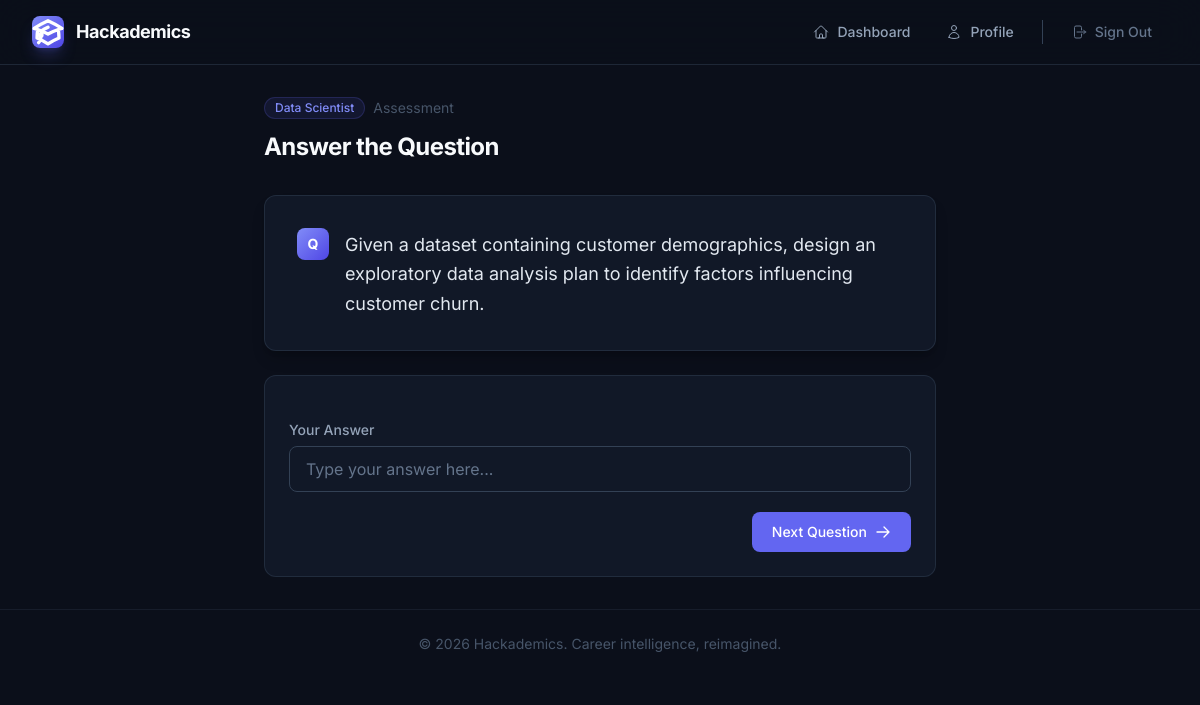
Page /competency/test/1/question/1/ (signed in) on the committed database.
### competency/models.py (models this page shows, shortened)
class CompetencyTestSession(models.Model):
    user = models.ForeignKey(User, on_delete=models.CASCADE)
    job_role = models.CharField(max_length=100)
    score = models.FloatField(null=True, blank=True)
    completed = models.BooleanField(default=False)
    created_at = models.DateTimeField(auto_now_add=True)

class Question(models.Model):
    job_role = models.CharField(max_length=100)
    text = models.TextField()
    difficulty = models.CharField(max_length=20, choices=[('easy', 'Easy'), ('medium', 'Medium'), ('hard', 'Hard')])
    correct_answer = models.TextField(blank=True, null=True)  # Optional if MCQs
    created_at = models.DateTimeField(auto_now_add=True)

### competency/views.py (the view, shortened to what this page needs)
# urls.py: path('test/<int:session_id>/question/<int:question_id>/', views.question_view, name='question'),
@login_required
def question_view(request, session_id, question_id):
    session = CompetencyTestSession.objects.get(id=session_id, user=request.user)
    question = Question.objects.get(id=question_id)
    return render(request, 'competency/test_question.html', {
        'session': session,
        'question': question
    })

### templates/competency/test_question.html (shortened to what this page needs)
{% extends 'base.html' %}
{% block content %}
<div class="max-w-2xl mx-auto animate-slide-up">
  <div class="mb-8">
    <div class="flex items-center gap-2 mb-3">
      <span class="badge bg-brand-500/10 text-brand-400 border border-brand-500/20">{{ session.job_role }}</span>
      <span class="text-surface-500 text-sm">Assessment</span>
    </div>
    <h1 class="text-2xl font-bold text-surface-50 tracking-tight">Answer the Question</h1>
  </div>
  <div class="card-elevated p-8 mb-6">
    <div class="flex items-start gap-4">
      <div class="flex-shrink-0 w-8 h-8 bg-gradient-to-br from-brand-400 to-brand-600 rounded-lg flex items-center justify-center">
        <span class="text-white text-sm font-bold">Q</span>
      </div>
      <p class="text-lg text-surface-100 leading-relaxed pt-0.5">{{ question.text }}</p>
    </div>
  </div>
  <div class="card p-6">
    <form method="post" class="space-y-5">
      <div>
        <label for="answer" class="label">Your Answer</label>
        <input type="text" name="answer" id="answer" required
               placeholder="Type your answer here...">
      </div>
      <div class="flex items-center justify-end">
        <button type="submit" class="btn-primary text-sm">
          Next Question
          <svg class="w-4 h-4" fill="none" viewBox="0 0 24 24" stroke-width="2" stroke="currentColor">
            <path stroke-linecap="round" stroke-linejoin="round" d="M13.5 4.5 21 12m0 0-7.5 7.5M21 12H3" />
          </svg>
        </button>
      </div>
    </form>
  </div>
</div>
{% endblock %}

### rows in the picture
CompetencyTestSession: job_role "Data Scientist"
Question: text "Given a dataset containing customer demographics, design an exploratory data analysis plan to identify factors influencing customer churn."
